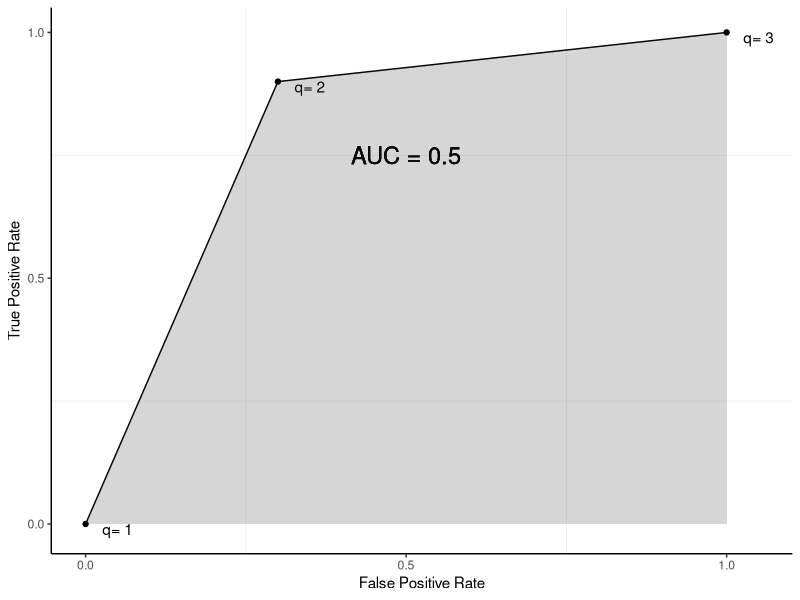

The R script that drew this image:
library(data.table)
library(ggplot2)

dt <- data.table(
  FPR = c(0, 0.5, 1),
  TPR = c(0, 0.5, 1),
  q = 1:3
)

dt <- data.table(
  FPR = c(0, 0.3, 1),
  TPR = c(0, 0.9, 1),
  q = 1:3
)

ggplot(dt)+
  geom_point(aes(FPR, TPR))+
  geom_text(aes(FPR, TPR, label = paste("q=", q, sep = ' ')),nudge_y =  -0.01, nudge_x = 0.05)+
  geom_text(aes(0.5 , 0.75, label = 'AUC = 0.5'), size = 6)+
  geom_line(aes(FPR, TPR))+
  geom_area(aes(FPR, TPR), alpha = 0.2)+
  xlab("False Positive Rate")+
  ylab("True Positive Rate")+
  scale_x_continuous(breaks=c(0,0.5,1))+
  scale_y_continuous(breaks=c(0,0.5,1))+
  theme_bw()+
  theme(panel.border = element_blank(),
        panel.grid.major = element_blank(),
        axis.line = element_line(colour = "black"))
  
  
